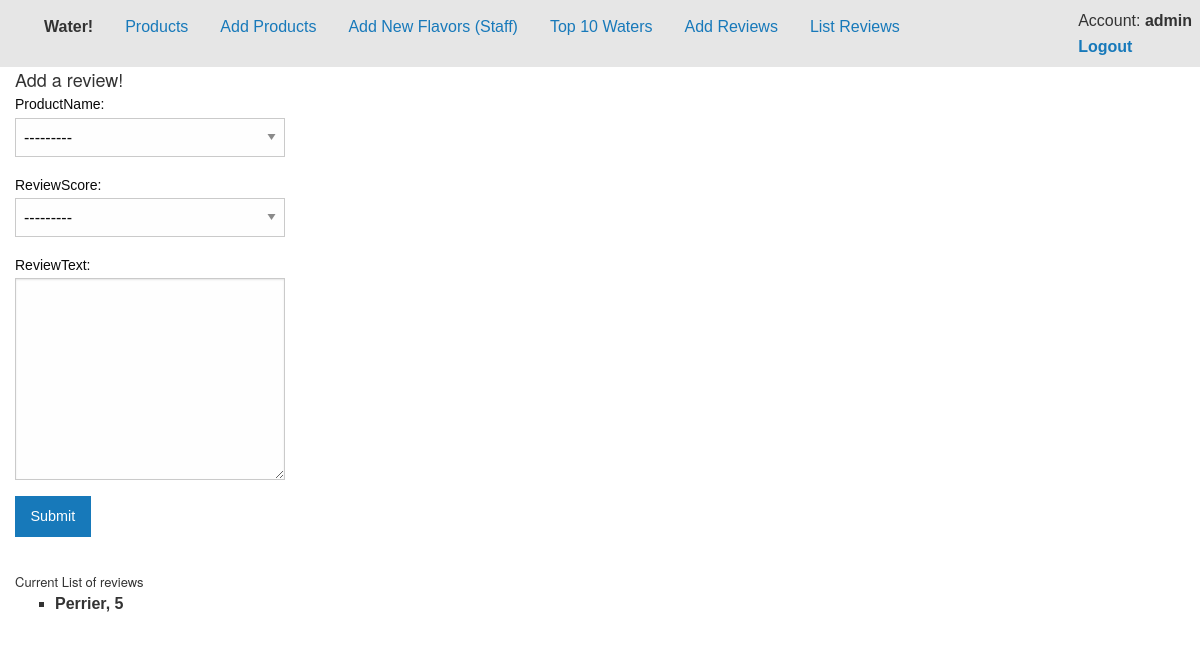
Page /addReview (signed in) on the earlier database version.
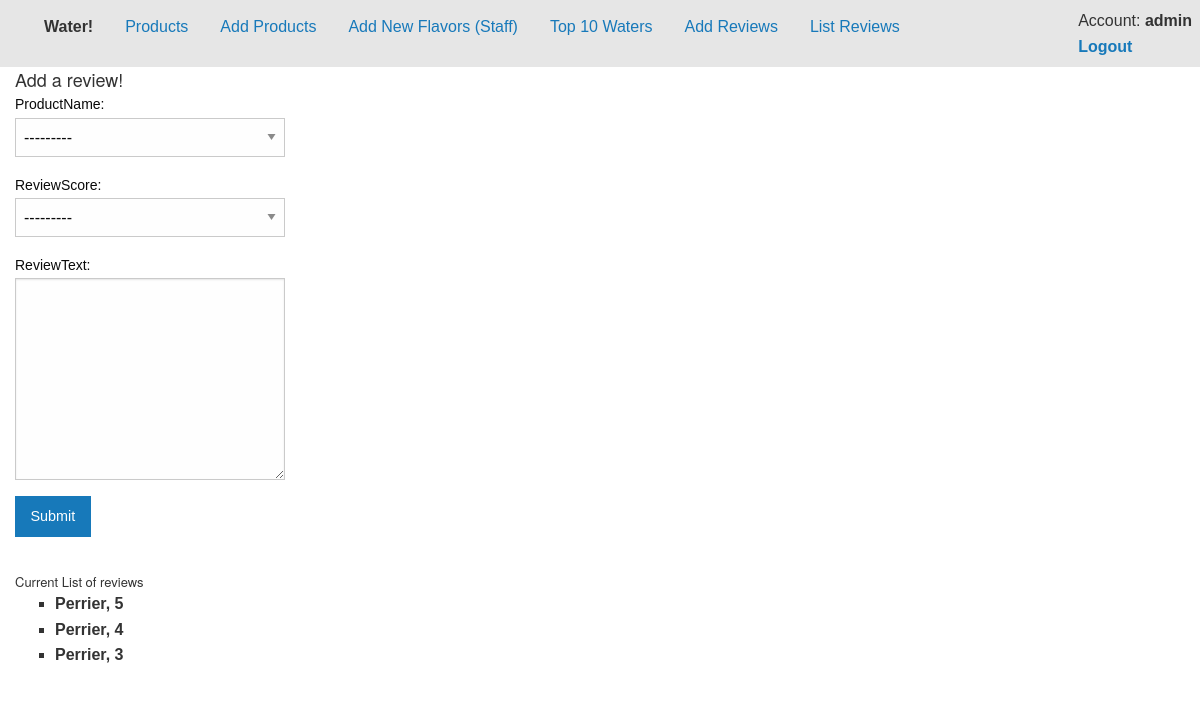
Same page on the later database version.
### AddWater/models.py (models this page shows, shortened)
class Reviews(models.Model):
    ProductName = models.ForeignKey(Products)
    CATEGORY_CHOICES = (
        (1, '1'),
        (2, '2'),
        (3, '3'),
        (4, '4'),
        (5, '5'),
    )
    ReviewScore = models.PositiveSmallIntegerField(choices=CATEGORY_CHOICES)
    ReviewText = models.TextField()
    ReviewDate = models.DateTimeField(auto_now_add=True, db_index=True)
    username = models.ForeignKey(User)

class Products(models.Model):
    ProductName = models.CharField(max_length=100, unique=True)
    CATEGORY_CHOICES = (
        ('Sparkling', 'Sparkling'),
        ('Flat', 'Flat'),
    )
    ProductCategory = models.CharField(max_length=9, choices=CATEGORY_CHOICES)
    ProductTotalScore = models.PositiveSmallIntegerField()
    NumberofReviews = models.PositiveSmallIntegerField()
    ProductFlavor = models.OneToOneField(Flavors)
    INT_CHOICES = (
        (1, '1'),
        (2, '2'),
        (3, '3'),
        (4, '4'),
        (5, '5'),
    )
    def __str__(self):
        return self.ProductName

### AddWater/views.py (the view)
# urls.py: url(r'^addReview$', views.addReview, name='addReview'),
@login_required(login_url="/login/")
def addReview(request):
    if request.method == 'POST':
        form = ReviewForm(request.POST)
        if form.is_valid():
            review = form.save(commit=False)
            review.username = request.user
            review.save()
        prodName = request.POST.get('ProductName') #actually returns the primary key
        prodScore = request.POST.get('ReviewScore')
        prodObj = Products.objects.get(pk=prodName)
        prodObj.ProductTotalScore += int(prodScore)
        prodObj.NumberofReviews += 1
        prodObj.save()
        form.save()
    else:
        form = ReviewForm()
    reviews = Reviews.objects.all()
    context = {
        'title':"Home",
        'content': reviews,
        'form':form,
        }
    return render(request, 'addReview.html', context)

### AddWater/forms.py
class ReviewForm(ModelForm):
    class Meta:
        model = Reviews
        fields = '__all__'
        exclude = ('username',)

### AddWater/templates/addReview.html (shortened to what this page needs)
{% extends "default.html" %}
{% load static %}
{% block content %}
<div class="row">
  <div class="large-12 columns">
    <h1>Add a review!</h1>
  </div>
</div>
<div class="row">
  <div class="large-12 columns">
    <form action="" method="post">
      <div class="row">
        <div class="large-3 columns">
          {{ form }}
          </div>
      </div>
      <div class="row">
        <div class="large-9 columns">
          <input type="submit" value="Submit" class="button">
        </div>
      </div>
    </form>
  </div>
  <div class="large-12 columns">
    <h2>Current List of reviews</h2>
    <ul>
    {% for element in content %}
    <li>{{ element.ProductName }}, {{ element.ReviewScore }}</li>
    {% endfor %}
    </ul>
  </div>
</div>
{% endblock %}

Differences in the rows shown:
added Reviews: ProductName "Perrier", ReviewScore "4"
added Reviews: ProductName "Perrier", ReviewScore "3"
